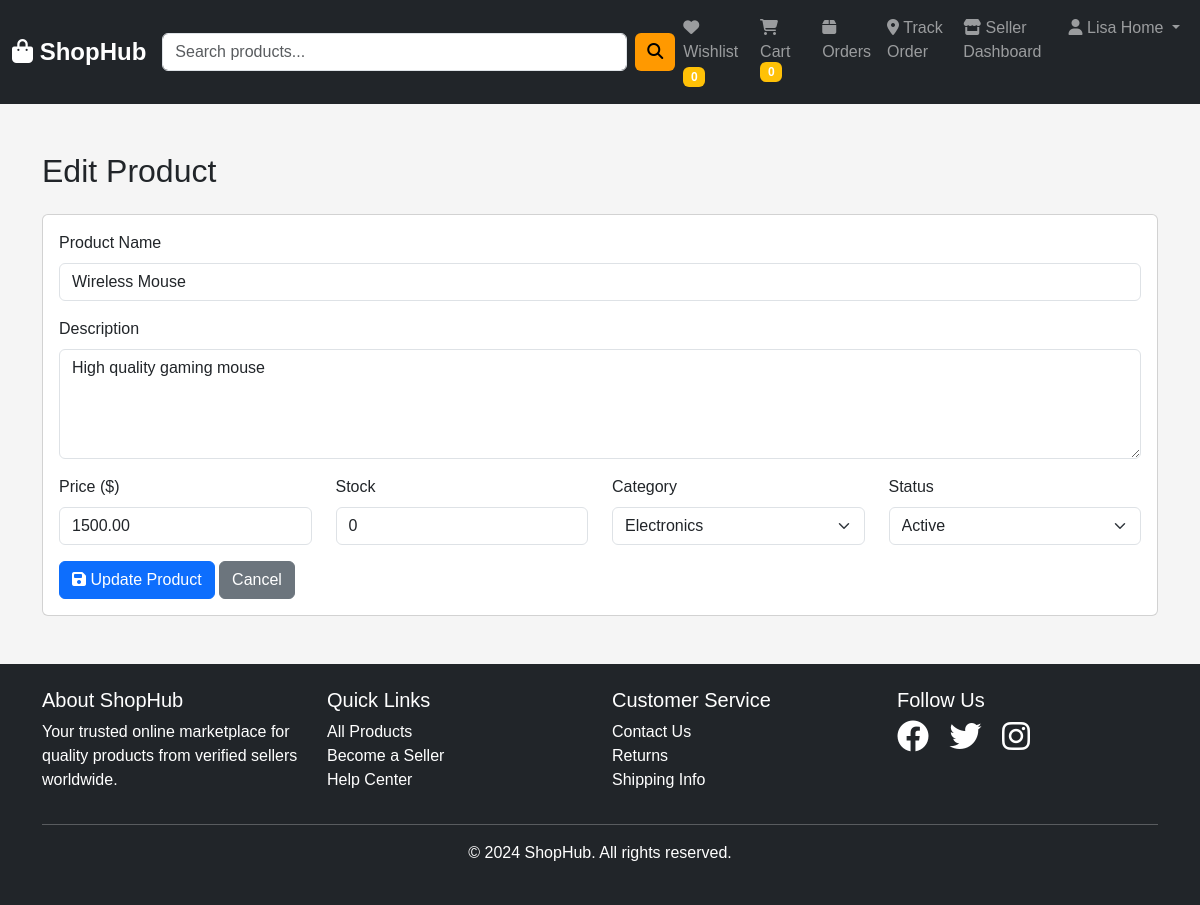
The page /seller/edit-product.php?id=16 (signed in) on the database its author committed.
### tables this page shows
CREATE TABLE `products` (
  `id` int(11) NOT NULL,
  `seller_id` int(11) NOT NULL,
  `name` varchar(255) NOT NULL,
  `description` text DEFAULT NULL,
  `price` decimal(10,2) NOT NULL,
  `stock` int(11) DEFAULT 0,
  `category` varchar(100) DEFAULT NULL,
  `image` varchar(255) DEFAULT NULL,
  `status` enum('active','inactive') DEFAULT 'active',
  `created_at` timestamp NOT NULL DEFAULT current_timestamp()
);

### seller/edit-product.php (the view, shortened to what this page needs)
<?php
require_once '../config/database.php';
$seller_id = $_SESSION['user_id'];
$product_id = $_GET['id'] ?? 0;
$stmt = $pdo->prepare("SELECT * FROM products WHERE id = ? AND seller_id = ?");
$stmt->execute([$product_id, $seller_id]);
$product = $stmt->fetch();
?>
<!DOCTYPE html>
<html lang="en">
<head>
    <link href="https://cdn.jsdelivr.net/npm/bootstrap@5.3.0/dist/css/bootstrap.min.css" rel="stylesheet">
    <link rel="stylesheet" href="https://cdnjs.cloudflare.com/ajax/libs/font-awesome/6.4.0/css/all.min.css">
    <link rel="stylesheet" href="../assets/css/style.css">
</head>
<body>
    <?php include '../includes/header.php'; ?>
    <div class="container my-5">
        <h2 class="mb-4">Edit Product</h2>
        <div class="card">
            <div class="card-body">
                <form method="POST">
                    <div class="mb-3">
                        <label class="form-label">Product Name</label>
                        <input type="text" name="name" class="form-control" value="<?= htmlspecialchars($product['name']) ?>" required>
                    </div>
                    <div class="mb-3">
                        <label class="form-label">Description</label>
                        <textarea name="description" class="form-control" rows="4" required><?= htmlspecialchars($product['description']) ?></textarea>
                    </div>
                    <div class="row">
                        <div class="col-md-3 mb-3">
                            <label class="form-label">Price ($)</label>
                            <input type="number" name="price" class="form-control" step="0.01" min="0" value="<?= $product['price'] ?>" required>
                        </div>
                        <div class="col-md-3 mb-3">
                            <label class="form-label">Stock</label>
                            <input type="number" name="stock" class="form-control" min="0" value="<?= $product['stock'] ?>" required>
                        </div>
                        <div class="col-md-3 mb-3">
                            <label class="form-label">Category</label>
                            <select name="category" class="form-select" required>
                                <option value="Electronics" <?= $product['category'] == 'Electronics' ? 'selected' : '' ?>>Electronics</option>
                            </select>
                        </div>
                        <div class="col-md-3 mb-3">
                            <label class="form-label">Status</label>
                            <select name="status" class="form-select" required>
                                <option value="active" <?= $product['status'] == 'active' ? 'selected' : '' ?>>Active</option>
                            </select>
                        </div>
                    </div>
                    <button type="submit" class="btn btn-primary">
                        <i class="fas fa-save"></i> Update Product
                    </button>
                    <a href="products.php" class="btn btn-secondary">Cancel</a>
                </form>
            </div>
        </div>
    </div>
    <?php include '../includes/footer.php'; ?>
</body>
</html>

### assets/css/style.css (style rules this page uses)
:root { --primary-color: #232f3e; --secondary-color: #febd69; --accent-color: #ff9900; }
body { font-family: 'Arial', sans-serif; background-color: #f5f5f5; }

### rows shown on the page
products: name "Wireless Mouse", description "High quality gaming mouse", price "1500.00", stock "0", status "Active"

### other values the page prints
$full_name "Lisa Home"
